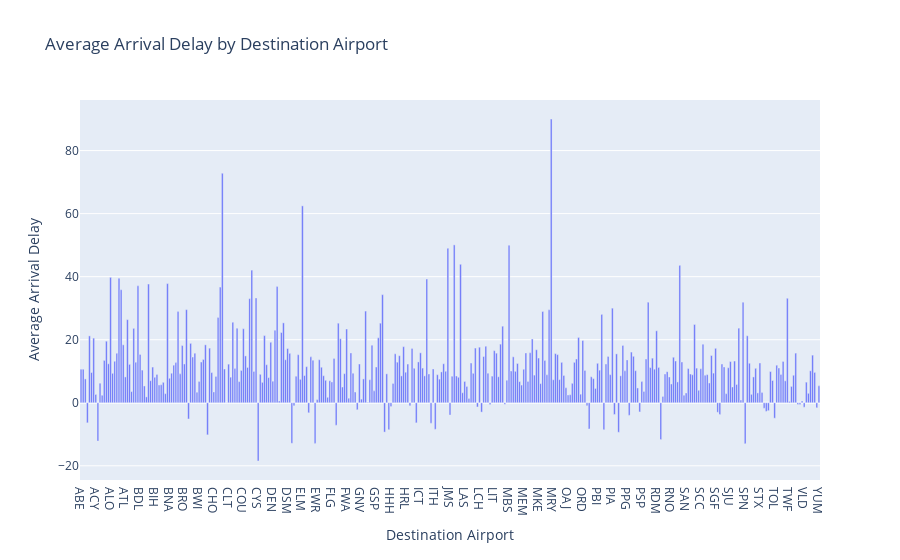

The code cell stored with this chart in its notebook:
### Code cell
avg_delay_by_dest = df.groupby('Dest')['ArrDelay'].mean().reset_index()

bar_plot_dest = px.bar(avg_delay_by_dest, x='Dest', y='ArrDelay', title='Average Arrival Delay by Destination Airport')
bar_plot_dest.update_layout(xaxis_title='Destination Airport', yaxis_title='Average Arrival Delay')

bar_plot_dest.show()

### Figure 1 — Plotly figure (JSON) as saved in the notebook; plotly's stock layout.template omitted (floating-point values rounded to 4 significant figures; data arrays with more than 128 entries replaced by an {"elided": "..."} marker saying what was removed)
{"data": [{"hovertemplate": "Dest=%{x}<br>ArrDelay=%{y}<extra></extra>", "legendgroup": "", "marker": {"color": "#636efa", "pattern": {"shape": ""}}, "name": "", "orientation": "v", "showlegend": false, "textposition": "auto", "type": "bar", "x": {"elided": "351 str values"}, "xaxis": "x", "y": {"elided": "351 float values"}, "yaxis": "y"}], "layout": {"barmode": "relative", "legend": {"tracegroupgap": 0}, "title": {"text": "Average Arrival Delay by Destination Airport"}, "xaxis": {"anchor": "y", "domain": [0, 1], "title": {"text": "Destination Airport"}}, "yaxis": {"anchor": "x", "domain": [0, 1], "title": {"text": "Average Arrival Delay"}}}}
